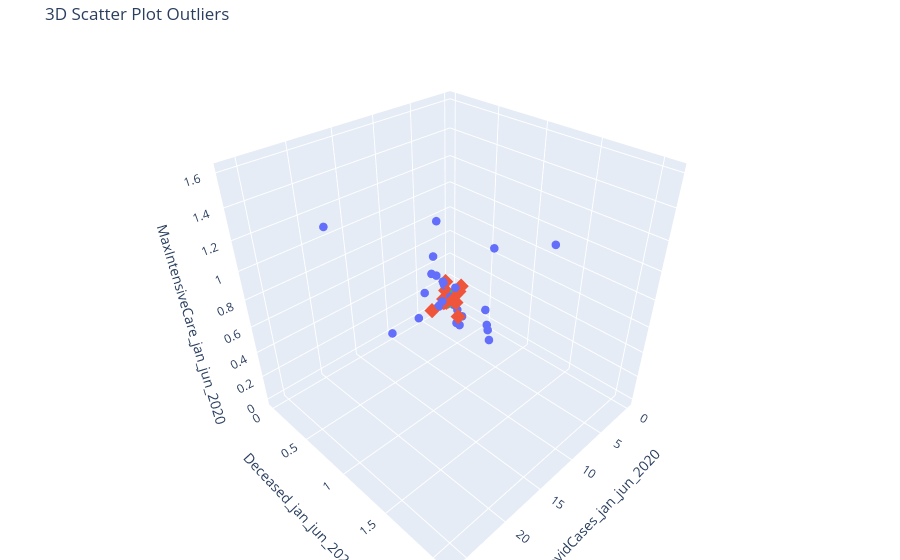

Notebook code cell kept with this figure:
### Markdown cell above
As a final task, it was deemed useful to deepen the analysis of the outlier data: Jupiter and Poran.

Several clues have raised doubts about the presence of anomalies in these municipalities: the number of Covid cases per thousand inhabitants is extremely high, especially considering the limited social activity that these localities should have had during the lockdown.

The investigation compares the maximum number of intensive care units, deaths and Covid cases, with the aim of verifying whether, as hypothesized, there is a connection between these factors. The analysis aimed to investigate whether the data suggests that the infection outbreaks originated within facilities for the elderly, such as retirement homes\RSAs. If so, the data will differ significantly from the values observed in the other municipalities.

### Code cell
scatter_3d_plot_1 = build_3d_scatter_plot(
    df=cvdata_cleaned, 
    x_col='CovidCases_jan_jun_2020',  
    y_col='Deceased_jan_jun_2020',  
    z_col='MaxIntensiveCare_jan_jun_2020', 
    cluster_col='Zone',  
    hover_col='City',  
    title='3D Scatter Plot Outliers'
)
scatter_3d_plot_1()

### Figure 1 — Plotly figure (JSON) as saved in the notebook; plotly's stock layout.template omitted (floating-point values rounded to 4 significant figures)
{"data": [{"hovertemplate": "<b>%{hovertext}</b><br><br>Zone=collinare e montana<br>CovidCases_jan_jun_2020=%{x}<br>Deceased_jan_jun_2020=%{y}<br>MaxIntensiveCare_jan_jun_2020=%{z}<extra></extra>", "hovertext": ["Acquasparta", "Allerona", "Alviano", "Amelia", "Arrone", "Attigliano", "Avigliano Umbro", "Baschi", "Bettona", "Calvi dell'Umbria", "Campello sul Clitunno", "Cascia", "Castel Giorgio", "Castel Ritaldi", "Castel Viscardo", "Castiglione del Lago", "Cerreto di Spoleto", "Citerna", "Città della Pieve", "Costacciaro", "Fabro", "Ferentillo", "Ficulle", "Fossato di Vico", "Fratta Todina", "Giano dell'Umbria", "Giove", "Gualdo Cattaneo", "Gualdo Tadino", "Guardea", "Gubbio", "Lisciano Niccone", "Lugnano in Teverina", "Magione", "Massa Martana", "Monte Castello di Vibio", "Monte Santa Maria Tiberina", "Montecastrilli", "Montecchio", "Montefalco", "Montefranco", "Montegabbione", "Monteleone d'Orvieto", "Monteleone di Spoleto", "Montone", "Nocera Umbra", "Norcia", "Otricoli", "Paciano", "Panicale", "Parrano", "Passignano sul Trasimeno", "Penna in Teverina", "Piegaro", "Pietralunga", "Poggiodomo", "Polino", "Porano", "Preci", "San Gemini", "San Venanzo", "Sant'Anatolia di Narco", "Scheggia e Pascelupo", "Scheggino", "Sellano", "Sigillo", "Stroncone", "Tuoro sul Trasimeno", "Valfabbrica", "Vallo di Nera", "Valtopina"], "legendgroup": "collinare e montana", "marker": {"color": "#636efa", "size": 5, "symbol": "circle"}, "mode": "markers", "name": "collinare e montana", "scene": "scene", "showlegend": false, "type": "scatter3d", "x": [1.301, 1.742, 1.401, 0.4219, 2.59, 0.0, 0.0, 2.982, 0.4627, 0.5666, 0.4181, 2.934, 10.0, 1.584, 3.54, 1.56, 0.0, 1.444, 2.991, 4.374, 0.0, 0.5438, 0.0, 0.0, 2.717, 1.311, 26.15, 3.261, 0.4752, 0.5637, 2.426, 0.0, 2.094, 1.351, 1.082, 0.0, 0.0, 1.216, 1.252, 0.1817, 2.311, 0.0, 0.0, 0.0, 0.0, 1.063, 1.05, 0.0, 0.0, 1.815, 0.0, 0.8804, 0.0, 0.5664, 2.928, 0.0, 0.0, 15.71, 5.602, 4.48, 0.4552, 0.0, 1.485, 0.0, 0.0, 0.8617, 1.888, 0.0, 2.435, 0.0, 0.7547], "y": [0.0, 0.0, 0.0, 0.08437, 0.7399, 0.0, 0.0, 0.3727, 0.0, 0.0, 0.0, 0.3259, 0.0, 0.0, 0.354, 0.13, 0.0, 0.2888, 0.1301, 0.8749, 0.0, 0.0, 0.0, 0.0, 0.0, 0.2623, 1.067, 0.0, 0.0, 0.5637, 0.03192, 0.0, 0.0, 0.0, 0.0, 0.0, 0.0, 0.0, 0.6262, 0.0, 0.0, 0.0, 0.0, 0.0, 0.0, 0.0, 0.0, 0.0, 0.0, 0.0, 0.0, 0.1761, 0.0, 0.0, 0.0, 0.0, 0.0, 2.094, 0.0, 0.0, 0.0, 0.0, 0.0, 0.0, 0.0, 0.0, 0.6295, 0.0, 0.0, 0.0, 0.0], "z": [0.2169, 0.0, 0.0, 0.0, 0.0, 0.0, 0.0, 0.0, 0.0, 0.0, 0.0, 0.0, 0.0, 0.0, 0.354, 0.13, 0.0, 0.0, 0.1301, 0.8749, 0.0, 0.0, 0.0, 0.0, 0.0, 0.2623, 1.601, 0.3432, 0.0, 0.0, 0.03192, 0.0, 0.0, 0.0, 0.0, 0.0, 0.0, 0.2026, 0.0, 0.0, 0.7704, 0.0, 0.0, 0.0, 0.0, 0.1771, 0.0, 0.0, 0.0, 0.0, 0.0, 0.0, 0.0, 0.0, 0.488, 0.0, 0.0, 1.571, 0.0, 0.2036, 0.0, 0.0, 0.0, 0.0, 0.0, 0.0, 0.2098, 0.0, 0.3043, 0.0, 0.0]}, {"hovertemplate": "<b>%{hovertext}</b><br><br>Zone=di valle<br>CovidCases_jan_jun_2020=%{x}<br>Deceased_jan_jun_2020=%{y}<br>MaxIntensiveCare_jan_jun_2020=%{z}<extra></extra>", "hovertext": ["Assisi", "Bastia Umbra", "Bevagna", "Cannara", "Città di Castello", "Collazzone", "Corciano", "Deruta", "Foligno", "Marsciano", "Orvieto", "Perugia", "San Giustino", "Spello", "Spoleto", "Todi", "Torgiano", "Trevi", "Umbertide"], "legendgroup": "di valle", "marker": {"color": "#EF553B", "size": 5, "symbol": "diamond"}, "mode": "markers", "name": "di valle", "scene": "scene", "showlegend": false, "type": "scatter3d", "x": [1.092, 1.151, 0.8132, 0.0, 3.062, 1.771, 1.723, 1.565, 0.7728, 0.7566, 2.809, 1.988, 1.531, 0.827, 0.7943, 0.3068, 3.306, 0.7186, 1.747], "y": [0.03522, 0.0, 0.0, 0.0, 0.3572, 0.2952, 0.04658, 0.2086, 0.05269, 0.05405, 0.345, 0.06588, 0.09006, 0.0, 0.0, 0.0, 0.0, 0.0, 0.1807], "z": [0.07044, 0.04605, 0.2033, 0.0, 0.07655, 0.2952, 0.04658, 0.1043, 0.08781, 0.05405, 0.2957, 0.09583, 0.09006, 0.1181, 0.02648, 0.0, 0.0, 0.0, 0.1205]}, {"hovertemplate": "<b>%{hovertext}</b><br><br>Zone=conca ternana<br>CovidCases_jan_jun_2020=%{x}<br>Deceased_jan_jun_2020=%{y}<br>MaxIntensiveCare_jan_jun_2020=%{z}<extra></extra>", "hovertext": ["Narni", "Terni"], "legendgroup": "conca ternana", "marker": {"color": "#00cc96", "size": 5, "symbol": "square"}, "mode": "markers", "name": "conca ternana", "scene": "scene", "showlegend": false, "type": "scatter3d", "x": [0.4236, 1.122], "y": [0.1059, 0.03619], "z": [0.1059, 0.02714]}], "layout": {"legend": {"title": {"text": "Zone"}, "tracegroupgap": 0}, "margin": {"b": 0, "l": 0, "r": 0, "t": 40}, "scene": {"domain": {"x": [0, 1], "y": [0, 1]}, "xaxis": {"title": {"text": "CovidCases_jan_jun_2020"}}, "yaxis": {"title": {"text": "Deceased_jan_jun_2020"}}, "zaxis": {"title": {"text": "MaxIntensiveCare_jan_jun_2020"}}}, "title": {"text": "3D Scatter Plot Outliers"}}}
